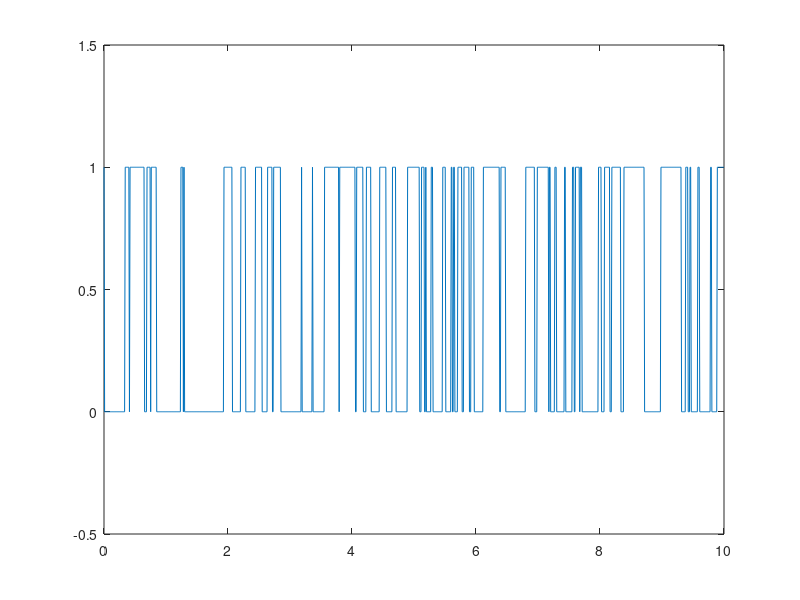

The MATLAB source for this figure:
x = linspace(0,10,1024);
dt = 10/1024;
tau = 0.1; %mean dwell time

y = [1:1024];
y(1) = 1;

dwell_start_time=0;
n_p_dwells=0;
n_ap_dwells=0;

total_p_time=0;
total_ap_time=0;

for a = 2:1024
    if(rand(1) < dt/tau)
        if(y(a-1) == 0)
            n_p_dwells = n_p_dwells+1;
            total_p_time = total_p_time+(x(a)-dwell_start_time);
            y(a) = 1;
        else    
            n_ap_dwells = n_ap_dwells+1;
            total_ap_time = total_ap_time+(x(a)-dwell_start_time);
            y(a) = 0;
        end
        dwell_start_time = x(a);
    else
        y(a) = y(a-1);
    end
end

plot(x,y);
ylim([-0.5,1.5]);

tau_ap = total_ap_time/n_ap_dwells;
tau_p = total_p_time/n_p_dwells;
